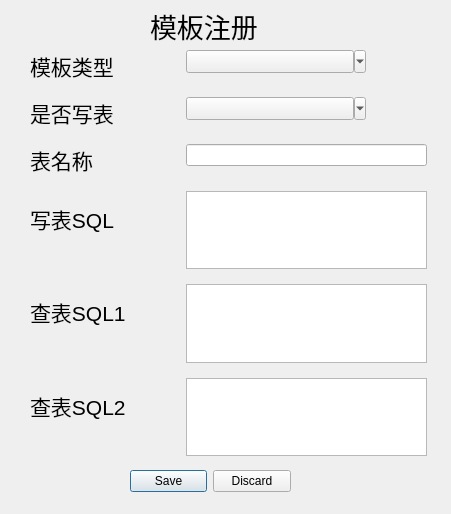
<?xml version="1.0" encoding="UTF-8"?>
<ui version="4.0">
 <class>Register</class>
 <widget class="QWidget" name="Register">
  <property name="enabled">
   <bool>true</bool>
  </property>
  <property name="geometry">
   <rect>
    <x>0</x>
    <y>0</y>
    <width>451</width>
    <height>514</height>
   </rect>
  </property>
  <property name="windowTitle">
   <string>模板注册</string>
  </property>
  <widget class="QWidget" name="formLayoutWidget">
   <property name="geometry">
    <rect>
     <x>30</x>
     <y>50</y>
     <width>397</width>
     <height>406</height>
    </rect>
   </property>
   <layout class="QFormLayout" name="formLayout">
    <property name="horizontalSpacing">
     <number>60</number>
    </property>
    <property name="verticalSpacing">
     <number>15</number>
    </property>
    <item row="0" column="1">
     <widget class="QToolButton" name="toolButton">
      <property name="text">
       <string/>
      </property>
      <property name="iconSize">
       <size>
        <width>160</width>
        <height>16</height>
       </size>
      </property>
      <property name="popupMode">
       <enum>QToolButton::MenuButtonPopup</enum>
      </property>
     </widget>
    </item>
    <item row="0" column="0">
     <widget class="QLabel" name="label">
      <property name="font">
       <font>
        <pointsize>16</pointsize>
       </font>
      </property>
      <property name="text">
       <string>模板类型</string>
      </property>
     </widget>
    </item>
    <item row="1" column="0">
     <widget class="QLabel" name="label_2">
      <property name="font">
       <font>
        <pointsize>16</pointsize>
       </font>
      </property>
      <property name="text">
       <string>是否写表</string>
      </property>
     </widget>
    </item>
    <item row="1" column="1">
     <widget class="QToolButton" name="toolButton_2">
      <property name="text">
       <string/>
      </property>
      <property name="iconSize">
       <size>
        <width>160</width>
        <height>16</height>
       </size>
      </property>
      <property name="popupMode">
       <enum>QToolButton::MenuButtonPopup</enum>
      </property>
     </widget>
    </item>
    <item row="2" column="0">
     <widget class="QLabel" name="label_3">
      <property name="font">
       <font>
        <pointsize>16</pointsize>
       </font>
      </property>
      <property name="text">
       <string>表名称</string>
      </property>
     </widget>
    </item>
    <item row="2" column="1">
     <widget class="QLineEdit" name="lineEdit">
      <property name="readOnly">
       <bool>true</bool>
      </property>
     </widget>
    </item>
    <item row="3" column="0">
     <widget class="QLabel" name="label_4">
      <property name="font">
       <font>
        <pointsize>16</pointsize>
       </font>
      </property>
      <property name="text">
       <string>写表SQL</string>
      </property>
     </widget>
    </item>
    <item row="3" column="1">
     <widget class="QTextBrowser" name="textBrowser"/>
    </item>
    <item row="4" column="0">
     <widget class="QLabel" name="label_5">
      <property name="font">
       <font>
        <pointsize>16</pointsize>
       </font>
      </property>
      <property name="text">
       <string>查表SQL1</string>
      </property>
     </widget>
    </item>
    <item row="5" column="0">
     <widget class="QLabel" name="label_6">
      <property name="font">
       <font>
        <pointsize>16</pointsize>
       </font>
      </property>
      <property name="text">
       <string>查表SQL2</string>
      </property>
     </widget>
    </item>
    <item row="4" column="1">
     <widget class="QTextEdit" name="textEdit"/>
    </item>
    <item row="5" column="1">
     <widget class="QTextEdit" name="textEdit_2"/>
    </item>
   </layout>
  </widget>
  <widget class="QLabel" name="label_7">
   <property name="geometry">
    <rect>
     <x>150</x>
     <y>10</y>
     <width>111</width>
     <height>31</height>
    </rect>
   </property>
   <property name="font">
    <font>
     <pointsize>20</pointsize>
    </font>
   </property>
   <property name="text">
    <string>模板注册</string>
   </property>
  </widget>
  <widget class="QDialogButtonBox" name="buttonBox">
   <property name="geometry">
    <rect>
     <x>130</x>
     <y>470</y>
     <width>161</width>
     <height>23</height>
    </rect>
   </property>
   <property name="standardButtons">
    <set>QDialogButtonBox::Discard|QDialogButtonBox::Save</set>
   </property>
  </widget>
 </widget>
 <resources/>
 <connections/>
</ui>
